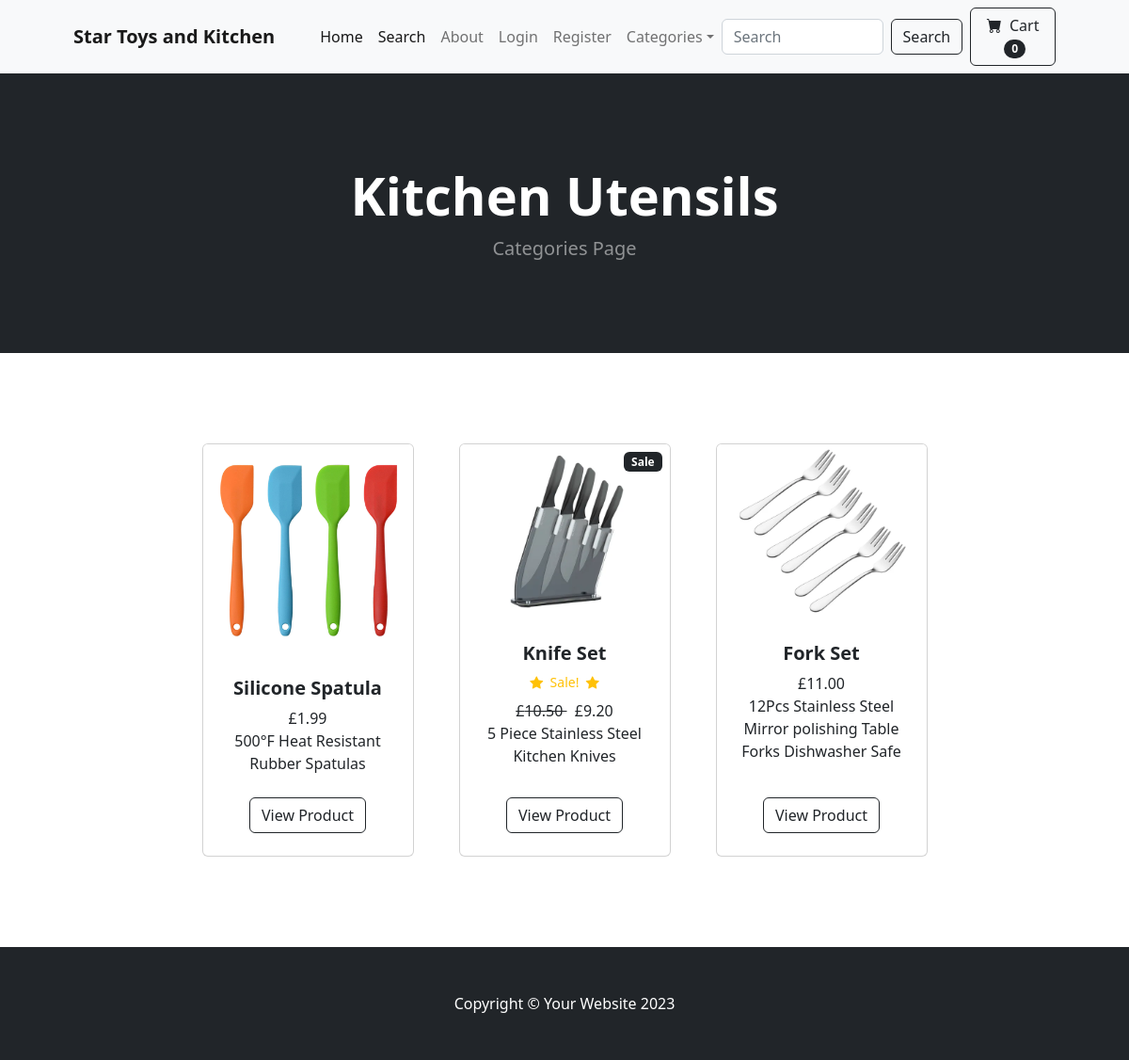
Screenshot of /category/Kitchen Utensils with the database file from the repository.
### store/models.py (models this page shows, shortened)
class Category(models.Model):
    name = models.CharField(max_length=50)
    def __str__(self):
        return self.name
    class Meta:
        verbose_name_plural='categories'

class Product(models.Model):
    name = models.CharField(max_length=100)
    price = models.DecimalField(default=0, decimal_places=2, max_digits=6)
    category = models.ForeignKey(Category, on_delete=models.CASCADE, default=1)
    description = models.CharField(max_length=250, default='', blank=True, null=True)
    image = models.ImageField(upload_to='uploads/product/')
    is_sale = models.BooleanField(default=False)
    sale_price = models.DecimalField(default=0, decimal_places=2, max_digits=6)

### store/views.py (the view)
# urls.py: path('category/<str:foo>', views.category, name='category'),
def category(request, foo):
    foo = foo.replace('-', ' ')
    try:
        category = Category.objects.get(name=foo)
        products = Product.objects.filter(category=category)
        return render(request, 'category.html', {'products':products, 'category':category})
    except:
        messages.success(request, ("That category does not exist"))
        return redirect('home')

### cart/cart.py (called while the page is built)
    def __len__(self):
        return len(self.cart)

### cart/context_processors.py (called while the page is built)
def cart(request):
    return {'cart': Cart(request)}

### store/templates/category.html (shortened to what this page needs)
{% extends 'base.html' %}
{% block content %}
        <header class="bg-dark py-5">
            <div class="container px-4 px-lg-5 my-5">
                <div class="text-center text-white">
                    <h1 class="display-4 fw-bolder">{{category}} </h1>
                    <p class="lead fw-normal text-white-50 mb-0">Categories Page</p>
                </div>
            </div>
        </header>
        <section class="py-5">
            <div class="container px-4 px-lg-5 mt-5">
                <div class="row gx-4 gx-lg-5 row-cols-2 row-cols-md-3 row-cols-xl-4 justify-content-center">
                    {% for product in products %}
                        {% if product.is_sale %}
                        <div class="col mb-5">
                            <div class="card h-100">
                                <div class="badge bg-dark text-white position-absolute" style="top: 0.5rem; right: 0.5rem">Sale</div>
                                <img class="card-img-top" src="{{ product.image.url }}" alt="..." />
                                <div class="card-body p-4">
                                    <div class="text-center">
                                        <h5 class="fw-bolder">{{ product.name }}</h5>
                                        <div class="d-flex justify-content-center small text-warning mb-2">
                                            <div class="bi-star-fill"></div>
                                                &nbsp;&nbsp;Sale!&nbsp;&nbsp;
                                            <div class="bi-star-fill"></div>
                                        </div>
                                        <strike>
                                            £{{product.price}}
                                        </strike>
                                        &nbsp;
                                        £{{product.sale_price}}
                                        <br/>
                                        {{ product.description }}
                                    </div>
                                </div>
                                <div class="card-footer p-4 pt-0 border-top-0 bg-transparent">
                                    <div class="text-center"><a class="btn btn-outline-dark mt-auto" href="{% url 'product' product.id %}">View Product</a></div>
                                </div>
                            </div>
                        </div>
                        {% else %}
                    <div class="col mb-5">
                        <div class="card h-100">
                            <img class="card-img-top" src="{{ product.image.url }}" alt="..." />
                            <div class="card-body p-4">
                                <div class="text-center">
                                    <h5 class="fw-bolder">{{ product.name }}</h5>
                                    £{{product.price}}
                                    <br/>
                                    {{ product.description }}
                                </div>
                            </div>
                            <div class="card-footer p-4 pt-0 border-top-0 bg-transparent">
                                <div class="text-center"><a class="btn btn-outline-dark mt-auto" href="{% url 'product'  product.id %}">View Product</a></div>
                            </div>
                        </div>
                    </div>
                    {% endif%}
                    {% endfor %}
                        </div>
                    </div>
        </section>
    </body>
</html>
{% endblock %}

### rows the page displays
Category: name "Kitchen Utensils"
Product: image (picture), name "Silicone Spatula", price "1.99", description "500°F Heat Resistant Rubber Spatulas"
Product: image (picture), name "Knife Set", price "10.50", sale_price "9.20", description "5 Piece Stainless Steel Kitchen Knives"
Product: image (picture), name "Fork Set", price "11.00", description "12Pcs Stainless Steel Mirror polishing Table Forks Dishwasher Safe"

### other values shown
{{ cart|length }} "0"
